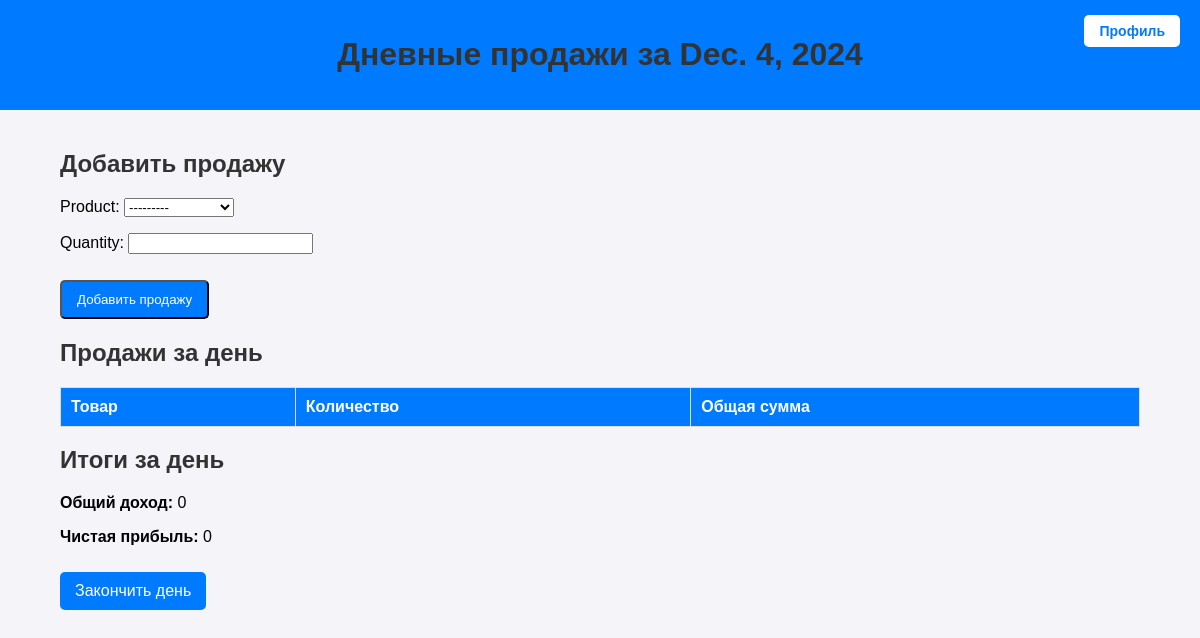
Before: /daily-sales/ with the older database file.
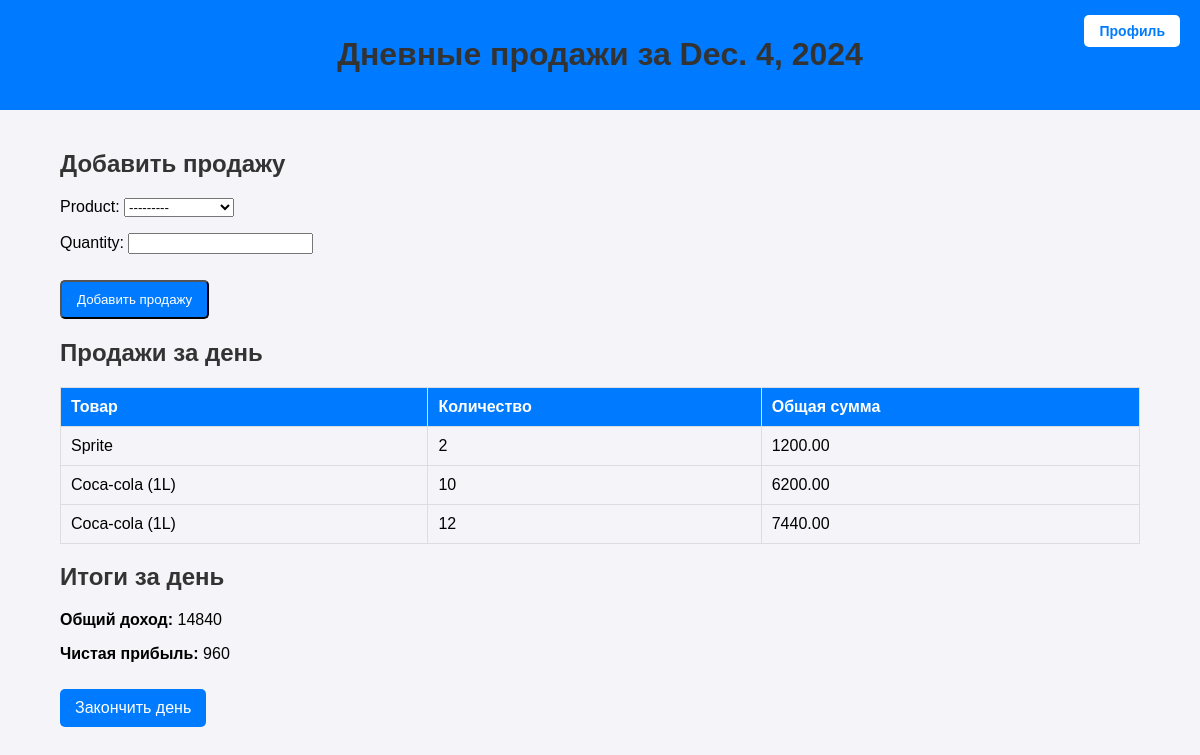
After: the same page with the newer database file.
### inventory/models.py (models this page shows, shortened)
class DailySale(models.Model):
    product = models.ForeignKey(Product, on_delete=models.CASCADE)
    quantity = models.PositiveIntegerField()
    total_price = models.DecimalField(max_digits=10, decimal_places=2)
    sale_date = models.DateField()
    closed_day = models.ForeignKey(ClosedDay, on_delete=models.CASCADE, null=True, blank=True)  # Добавляем связь

class Product(models.Model):
    name = models.CharField(max_length=100)
    description = models.TextField(blank=True, null=True)
    category = models.ForeignKey(Category, on_delete=models.CASCADE)
    quantity = models.PositiveIntegerField(default=0)
    purchase_price = models.DecimalField(max_digits=10, decimal_places=2)
    sale_price = models.DecimalField(max_digits=10, decimal_places=2)
    def __str__(self):
        return self.name

### inventory/views.py (the view)
# urls.py: path('daily-sales/', views.daily_sales, name='daily_sales'),
def daily_sales(request):
    today = now().date()  # Текущая дата
    sales = DailySale.objects.filter(sale_date=today)
    if request.method == 'POST':
        form = DailySaleForm(request.POST)
        if form.is_valid():
            sale = form.save(commit=False)
            sale.sale_date = today
            sale.total_price = sale.quantity * sale.product.sale_price  # Считаем общую сумму продажи
            sale.save()
            product = sale.product
            if product.quantity >= sale.quantity:
                product.quantity -= sale.quantity  # Уменьшаем количество товара
                product.save()  # Сохраняем изменения в базе данных
            else:
                form.add_error(None, "Недостаточно товара на складе")
                return render(request, 'inventory/daily_sales.html', {'form': form, 'sales': sales})
            return redirect('daily_sales')  # Перезагружаем страницу, чтобы увидеть обновления
    else:
        form = DailySaleForm()
    total_income = sales.aggregate(Sum('total_price'))['total_price__sum'] or 0
    total_profit = sales.aggregate(
        total_profit=Sum(
            ExpressionWrapper(
                F('quantity') * (F('product__sale_price') - F('product__purchase_price')),
                output_field=DecimalField(max_digits=10, decimal_places=2)
            )
        )
    )['total_profit'] or 0
    return render(request, 'inventory/daily_sales.html', {
        'sales': sales,
        'total_income': total_income,
        'total_profit': total_profit,
        'form': form,
        'today': today,  # Добавляем текущую дату в контекст
    })

### inventory/forms.py
class DailySaleForm(forms.ModelForm):
    class Meta:
        model = DailySale
        fields = ['product', 'quantity']
    def __init__(self, *args, **kwargs):
        super().__init__(*args, **kwargs)
        self.fields['product'].queryset = Product.objects.all()  # Все товары для выбора

### inventory/templates/inventory/daily_sales.html (shortened to what this page needs)
<!DOCTYPE html>
<html lang="en">
<head>
</head>
<body>
    <header>
        <h1>Дневные продажи за {{ today }}</h1>
        <a href="{% url 'profile' %}" class="profile-btn">Профиль</a>
    </header>
    <div class="container">
        <h2>Добавить продажу</h2>
        <form method="POST">
            {{ form.as_p }}
            <button type="submit" class="add-btn">Добавить продажу</button>
        </form>
        <h2>Продажи за день</h2>
        <table>
            <tr>
                <th>Товар</th>
                <th>Количество</th>
                <th>Общая сумма</th>
            </tr>
            {% for sale in sales %}
            <tr>
                <td>{{ sale.product.name }}</td>
                <td>{{ sale.quantity }}</td>
                <td>{{ sale.total_price }}</td>
            </tr>
            {% endfor %}
        </table>
        <h2>Итоги за день</h2>
        <p><strong>Общий доход:</strong> {{ total_income }}</p>
        <p><strong>Чистая прибыль:</strong> {{ total_profit }}</p>
        <a href="{% url 'close_day' %}" class="add-btn">Закончить день</a>
    </div>
</body>
</html>

Changed rows visible on the page:
added DailySale: product.name "Sprite", quantity "2", total_price "1200.00"
added DailySale: product.name "Coca-cola (1L)", quantity "10", total_price "6200.00"
added DailySale: product.name "Coca-cola (1L)", quantity "12", total_price "7440.00"
Other visible differences:
{{ total_income }}: "0" → "14840"
{{ total_profit }}: "0" → "960"
